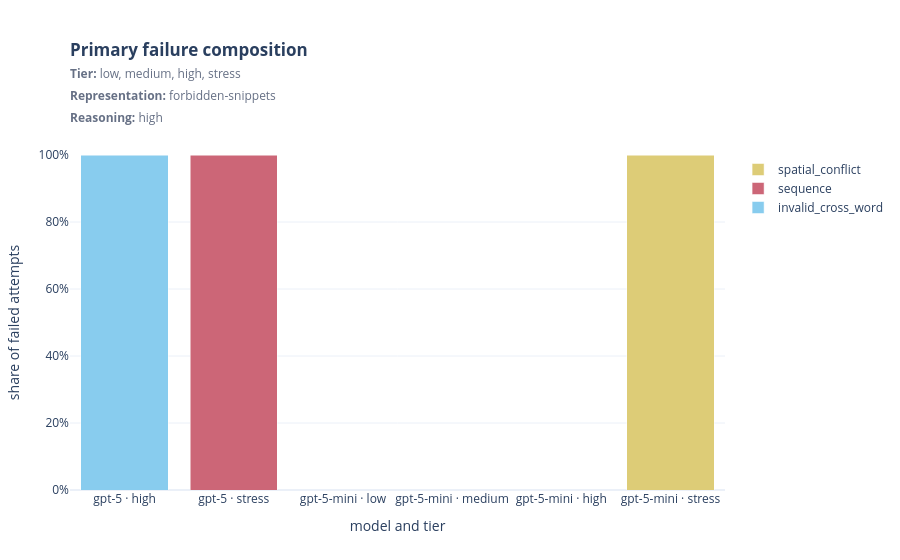

The code cell stored with this chart in its notebook:
### Markdown cell above
## Primary failure composition

### Code cell
for figure in plot_primary_failure_bars(aggregate):
    display(figure)

### Figure 1 — Plotly figure (JSON) as saved in the notebook; plotly's stock layout.template omitted (floating-point values rounded to 4 significant figures)
{"data": [{"customdata": [1], "hovertemplate": "%{x}<br>invalid_cross_word: %{customdata} (%{y:.1%} of failures)<extra></extra>", "legendgroup": "invalid_cross_word", "marker": {"color": "rgb(136, 204, 238)"}, "name": "invalid_cross_word", "showlegend": true, "type": "bar", "x": ["gpt-5 · high"], "y": [1]}, {"customdata": [1], "hovertemplate": "%{x}<br>sequence: %{customdata} (%{y:.1%} of failures)<extra></extra>", "legendgroup": "sequence", "marker": {"color": "rgb(204, 102, 119)"}, "name": "sequence", "showlegend": true, "type": "bar", "x": ["gpt-5 · stress"], "y": [1]}, {"customdata": [1], "hovertemplate": "%{x}<br>spatial_conflict: %{customdata} (%{y:.1%} of failures)<extra></extra>", "legendgroup": "spatial_conflict", "marker": {"color": "rgb(221, 204, 119)"}, "name": "spatial_conflict", "showlegend": true, "type": "bar", "x": ["gpt-5-mini · stress"], "y": [1]}], "layout": {"barmode": "stack", "legend": {"title": {"text": ""}, "traceorder": "reversed"}, "margin": {"b": 70, "l": 70, "r": 30, "t": 155}, "title": {"text": "<b>Primary failure composition</b><br><span style='font-size:12px;color:#667085'><b>Tier:</b> low, medium, high, stress<br><b>Representation:</b> forbidden-snippets<br><b>Reasoning:</b> high</span>", "x": 0, "xanchor": "left", "xref": "paper", "y": 0.9, "yanchor": "top"}, "xaxis": {"categoryarray": ["gpt-5 · low", "gpt-5 · medium", "gpt-5 · high", "gpt-5 · stress", "gpt-5-mini · low", "gpt-5-mini · medium", "gpt-5-mini · high", "gpt-5-mini · stress"], "categoryorder": "array", "title": {"text": "model and tier"}}, "yaxis": {"range": [0, 1], "tickformat": ".0%", "title": {"text": "share of failed attempts"}}}}
